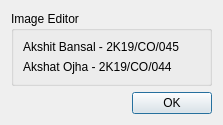
<?xml version="1.0" encoding="UTF-8"?>
<ui version="4.0">
 <class>AboutDialog</class>
 <widget class="QDialog" name="AboutDialog">
  <property name="geometry">
   <rect>
    <x>0</x>
    <y>0</y>
    <width>223</width>
    <height>114</height>
   </rect>
  </property>
  <property name="windowTitle">
   <string>About</string>
  </property>
  <layout class="QVBoxLayout" name="verticalLayout_2">
   <item>
    <widget class="QGroupBox" name="groupBox">
     <property name="title">
      <string>Image Editor</string>
     </property>
     <layout class="QVBoxLayout" name="verticalLayout">
      <item>
       <widget class="QLabel" name="label">
        <property name="text">
         <string>Akshit Bansal - 2K19/CO/045</string>
        </property>
       </widget>
      </item>
      <item>
       <widget class="QLabel" name="label_2">
        <property name="text">
         <string>Akshat Ojha - 2K19/CO/044</string>
        </property>
       </widget>
      </item>
     </layout>
    </widget>
   </item>
   <item>
    <layout class="QHBoxLayout" name="horizontalLayout">
     <item>
      <spacer name="horizontalSpacer">
       <property name="orientation">
        <enum>Qt::Horizontal</enum>
       </property>
       <property name="sizeHint" stdset="0">
        <size>
         <width>40</width>
         <height>20</height>
        </size>
       </property>
      </spacer>
     </item>
     <item>
      <widget class="QDialogButtonBox" name="buttonBox">
       <property name="standardButtons">
        <set>QDialogButtonBox::Ok</set>
       </property>
      </widget>
     </item>
    </layout>
   </item>
  </layout>
 </widget>
 <resources/>
 <connections/>
</ui>
